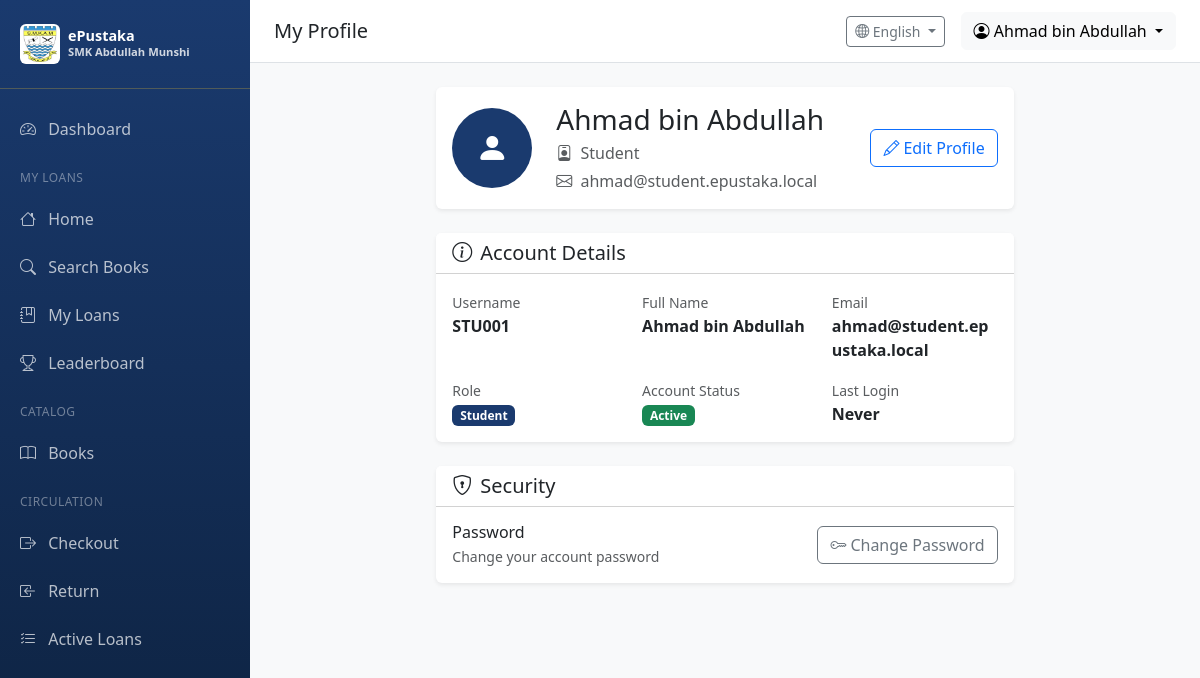
Before: /auth/profile (signed in) with the older database file.
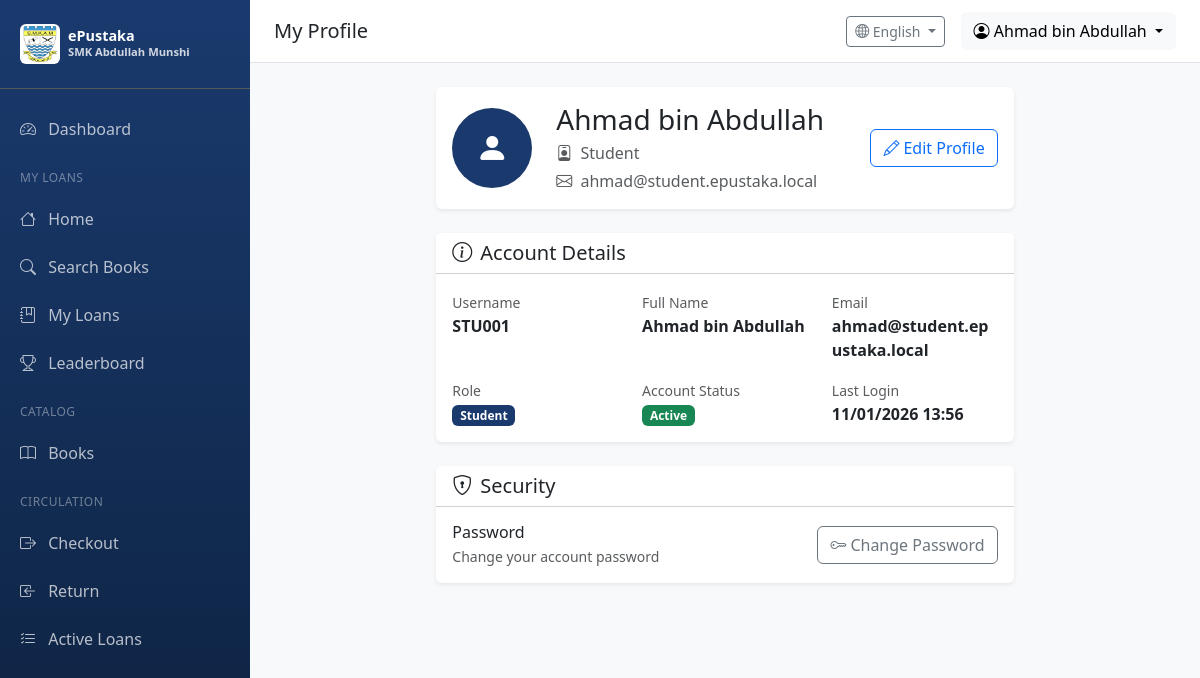
After: the same page with the newer database file.
### app/models/user.py (models this page shows, shortened)
class User(UserMixin, db.Model):
    __tablename__ = 'users'
    id = db.Column(db.Integer, primary_key=True)
    username = db.Column(db.String(64), unique=True, nullable=False, index=True)
    email = db.Column(db.String(120), unique=True, nullable=False, index=True)
    password_hash = db.Column(db.String(256), nullable=False)
    full_name = db.Column(db.String(128))
    is_active = db.Column(db.Boolean, default=True)
    role_id = db.Column(db.Integer, db.ForeignKey('roles.id'))
    created_at = db.Column(db.DateTime, default=datetime.utcnow)
    updated_at = db.Column(db.DateTime, default=datetime.utcnow, onupdate=datetime.utcnow)
    last_login = db.Column(db.DateTime)
    def can(self, perm):
        return self.role is not None and self.role.has_permission(perm)

class Role(db.Model):
    __tablename__ = 'roles'
    id = db.Column(db.Integer, primary_key=True)
    name = db.Column(db.String(64), unique=True, nullable=False)
    description = db.Column(db.String(256))
    permissions = db.Column(db.Integer, default=0)
    is_default = db.Column(db.Boolean, default=False, index=True)
    users = db.relationship('User', backref='role', lazy='dynamic')
    def has_permission(self, perm):
        return self.permissions & perm == perm

### app/routes/auth.py (the view)
@auth_bp.route('/profile')
@login_required
def profile():
    return render_template('auth/profile.html', user=current_user)

### app/models/user.py (called while the page is built)
@login_manager.user_loader
def load_user(user_id):
    return User.query.get(int(user_id))

### app/utils/i18n.py (called while the page is built)
def get_language() -> str:
    try:
        return session.get('language', DEFAULT_LANGUAGE)
    except RuntimeError:
        return DEFAULT_LANGUAGE

def get_text(key: str, lang: str = None) -> str:
    if lang is None:
        lang = get_language()
    if key in TRANSLATIONS:
        trans = TRANSLATIONS[key]
        if lang in trans:
            return trans[lang]
        elif DEFAULT_LANGUAGE in trans:
            return trans[DEFAULT_LANGUAGE]
    return key.replace('_', ' ').title()

def register_i18n(app):
    @app.context_processor
    def inject_i18n():
        return {
            't': get_text,
            'get_text': get_text,
            'current_language': get_language(),
            'languages': LANGUAGES
        }
    @app.route('/set-language/<lang_code>')
    def set_lang(lang_code):
        """Route to change language."""
        from flask import redirect, request
        set_language(lang_code)
        return redirect(request.referrer or '/')

### app/templates/auth/profile.html (shortened to what this page needs)
{% extends "base.html" %}
{% block page_title %}My Profile{% endblock %}
{% block content %}
<div class="container-fluid">
    <div class="row justify-content-center">
        <div class="col-lg-8">
            <div class="card border-0 shadow-sm mb-4">
                <div class="card-body">
                    <div class="row align-items-center">
                        <div class="col-auto">
                            <div class="bg-primary text-white rounded-circle d-flex align-items-center justify-content-center"
                                 style="width: 80px; height: 80px; font-size: 2rem;">
                                <i class="bi bi-person-fill"></i>
                            </div>
                        </div>
                        <div class="col">
                            <h3 class="mb-1">{{ user.full_name or user.username }}</h3>
                            <p class="text-muted mb-1">
                                <i class="bi bi-person-badge me-1"></i>
                                {{ user.role.name if user.role else 'User' }}
                            </p>
                            <p class="text-muted mb-0">
                                <i class="bi bi-envelope me-1"></i>
                                {{ user.email or 'No email set' }}
                            </p>
                        </div>
                        <div class="col-auto">
                            <a href="{{ url_for('auth.edit_profile') }}" class="btn btn-outline-primary">
                                <i class="bi bi-pencil me-1"></i>Edit Profile
                            </a>
                        </div>
                    </div>
                </div>
            </div>
            <div class="card border-0 shadow-sm mb-4">
                <div class="card-header bg-white">
                    <h5 class="mb-0"><i class="bi bi-info-circle me-2"></i>Account Details</h5>
                </div>
                <div class="card-body">
                    <div class="row mb-3">
                        <div class="col-md-4">
                            <label class="text-muted small">Username</label>
                            <p class="mb-0 fw-bold">{{ user.username }}</p>
                        </div>
                        <div class="col-md-4">
                            <label class="text-muted small">Full Name</label>
                            <p class="mb-0 fw-bold">{{ user.full_name or '-' }}</p>
                        </div>
                        <div class="col-md-4">
                            <label class="text-muted small">Email</label>
                            <p class="mb-0 fw-bold">{{ user.email or '-' }}</p>
                        </div>
                    </div>
                    <div class="row">
                        <div class="col-md-4">
                            <label class="text-muted small">Role</label>
                            <p class="mb-0">
                                <span class="badge bg-primary">{{ user.role.name if user.role else 'User' }}</span>
                            </p>
                        </div>
                        <div class="col-md-4">
                            <label class="text-muted small">Account Status</label>
                            <p class="mb-0">
                                {% if user.is_active %}
                                    <span class="badge bg-success">Active</span>
                                {% else %}
                                    <span class="badge bg-secondary">Inactive</span>
                                {% endif %}
                            </p>
                        </div>
                        <div class="col-md-4">
                            <label class="text-muted small">Last Login</label>
                            <p class="mb-0 fw-bold">
                                {{ user.last_login.strftime('%d/%m/%Y %H:%M') if user.last_login else 'Never' }}
                            </p>
                        </div>
                    </div>
                </div>
            </div>
            <div class="card border-0 shadow-sm">
                <div class="card-header bg-white">
                    <h5 class="mb-0"><i class="bi bi-shield-lock me-2"></i>Security</h5>
                </div>
                <div class="card-body">
                    <div class="d-flex justify-content-between align-items-center">
                        <div>
                            <h6 class="mb-1">Password</h6>
                            <p class="text-muted mb-0 small">Change your account password</p>
                        </div>
                        <a href="{{ url_for('auth.change_password') }}" class="btn btn-outline-secondary">
                            <i class="bi bi-key me-1"></i>Change Password
                        </a>
                    </div>
                </div>
            </div>
        </div>
    </div>
</div>
{% endblock %}

### app/templates/base.html (shortened to what this page needs)
<!DOCTYPE html>
<html lang="en">
<head>
    <link href="https://cdn.jsdelivr.net/npm/bootstrap@5.3.2/dist/css/bootstrap.min.css" rel="stylesheet">
    <link href="https://cdn.jsdelivr.net/npm/bootstrap-icons@1.11.1/font/bootstrap-icons.css" rel="stylesheet">
</head>
<body>
    {% if current_user.is_authenticated %}
    <nav class="sidebar">
        <div class="sidebar-brand">
            <div class="d-flex align-items-center">
                <img src="{{ url_for('static', filename='images/Lencana_Sekolah_Menengah_Kebangsaan_Abdullah_Munshi.jpg') }}"
                     alt="SMK Abdullah Munshi"
                     class="me-2 rounded"
                     style="width: 40px; height: 40px; object-fit: contain; background: white; padding: 2px;">
                <div>
                    <div style="font-size: 0.9rem; line-height: 1.2;">ePustaka</div>
                    <div style="font-size: 0.7rem; opacity: 0.8;">SMK Abdullah Munshi</div>
                </div>
            </div>
        </div>
        <ul class="nav flex-column">
            <li class="nav-item">
                <a class="nav-link {% if request.endpoint == 'main.dashboard' %}active{% endif %}" href="{{ url_for('main.dashboard') }}">
                    <i class="bi bi-speedometer2"></i> {{ t('dashboard') }}
                </a>
            </li>
            {% if current_user.role and current_user.role.name == 'Student' %}
            <li class="sidebar-section">{{ t('my_loans') if current_language == 'en' else 'Portal Pelajar' }}</li>
            <li class="nav-item">
                <a class="nav-link {% if request.endpoint == 'student.index' %}active{% endif %}" href="{{ url_for('student.index') }}">
                    <i class="bi bi-house"></i> {{ 'Home' if current_language == 'en' else 'Portal Utama' }}
                </a>
            </li>
            <li class="nav-item">
                <a class="nav-link {% if request.endpoint == 'student.search_books' %}active{% endif %}" href="{{ url_for('student.search_books') }}">
                    <i class="bi bi-search"></i> {{ t('search_books') }}
                </a>
            </li>
            <li class="nav-item">
                <a class="nav-link {% if request.endpoint == 'student.my_loans' %}active{% endif %}" href="{{ url_for('student.my_loans') }}">
                    <i class="bi bi-journal-bookmark"></i> {{ t('my_loans') }}
                </a>
            </li>
            <li class="nav-item">
                <a class="nav-link {% if request.endpoint == 'student.leaderboard' %}active{% endif %}" href="{{ url_for('student.leaderboard') }}">
                    <i class="bi bi-trophy"></i> {{ t('leaderboard') }}
                </a>
            </li>
            {% endif %}
            {% if current_user.can(1) or current_user.can(2) %}
            <li class="sidebar-section">{{ t('catalog') }}</li>
            <li class="nav-item">
                <a class="nav-link {% if 'catalog' in request.endpoint %}active{% endif %}" href="{{ url_for('catalog.index') }}">
                    <i class="bi bi-book"></i> {{ t('books') }}
                </a>
            </li>
            <li class="sidebar-section">{{ t('circulation') }}</li>
            <li class="nav-item">
                <a class="nav-link {% if request.endpoint == 'circulation.checkout' %}active{% endif %}" href="{{ url_for('circulation.checkout') }}">
                    <i class="bi bi-box-arrow-right"></i> {{ t('checkout') }}
                </a>
            </li>
            <li class="nav-item">
                <a class="nav-link {% if request.endpoint == 'circulation.return_book' %}active{% endif %}" href="{{ url_for('circulation.return_book') }}">
                    <i class="bi bi-box-arrow-in-left"></i> {{ t('return') }}
                </a>
            </li>
            <li class="nav-item">
                <a class="nav-link {% if request.endpoint == 'circulation.active_loans' %}active{% endif %}" href="{{ url_for('circulation.active_loans') }}">
                    <i class="bi bi-list-check"></i> {{ t('active_loans') }}
                </a>
            </li>
            {% endif %}
        </ul>
    </nav>
    <div class="main-content">
        <nav class="top-navbar d-flex justify-content-between align-items-center">
            <div>
                <h5 class="mb-0">{% block page_title %}{{ t('dashboard') }}{% endblock %}</h5>
            </div>
            <div class="d-flex align-items-center gap-3">
                <div class="dropdown">
                    <button class="btn btn-outline-secondary btn-sm dropdown-toggle" type="button" data-bs-toggle="dropdown">
                        <i class="bi bi-globe2"></i> {{ languages.get(current_language, 'English') }}
                    </button>
                </div>
                <div class="dropdown">
                    <button class="btn btn-light dropdown-toggle" type="button" data-bs-toggle="dropdown">
                        <i class="bi bi-person-circle"></i> {{ current_user.full_name or current_user.username }}
                    </button>
                </div>
            </div>
        </nav>
        <div class="content-wrapper">
            {% block content %}{% endblock %}
        </div>
    </div>
    {% else %}
    {% block public_content %}{% endblock %}
    {% endif %}
</body>
</html>

### app/templates/base.html (style rules this page uses)
:root { --sidebar-width: 250px; --primary-color: #1a3a6e; --primary-dark: #0d2240; --accent-color: #d4af37; --accent-light: #f0d77a; }
body { min-height: 100vh; }
.sidebar { position: fixed; top: 0; left: 0; width: var(--sidebar-width); height: 100vh; background: linear-gradient(180deg, var(--primary-color) 0%, var(--primary-dark) 100%); padding-top: 1rem; overflow-y: auto; }
.sidebar .nav-link { color: rgba(255,255,255,0.7); padding: 0.75rem 1.25rem; border-radius: 0; }
.sidebar .nav-link i { width: 24px; margin-right: 0.5rem; }
.sidebar-brand { color: #fff; font-size: 1.25rem; font-weight: 600; padding: 0.5rem 1.25rem 1.5rem; border-bottom: 1px solid rgba(255,255,255,0.1); margin-bottom: 1rem; }
.sidebar-section { color: rgba(255,255,255,0.4); font-size: 0.75rem; text-transform: uppercase; padding: 1rem 1.25rem 0.5rem; letter-spacing: 0.5px; }
.main-content { margin-left: var(--sidebar-width); min-height: 100vh; background: #f8f9fa; }
.top-navbar { background: #fff; border-bottom: 1px solid #dee2e6; padding: 0.75rem 1.5rem; }
.content-wrapper { padding: 1.5rem; }
.bg-primary { background-color: var(--primary-color) !important; }
.sidebar-brand { border-bottom-color: rgba(212, 175, 55, 0.3); }

Changed rows visible on the page:
changed User "Ahmad bin Abdullah": last_login "Never" → "11/01/2026 13:56"
